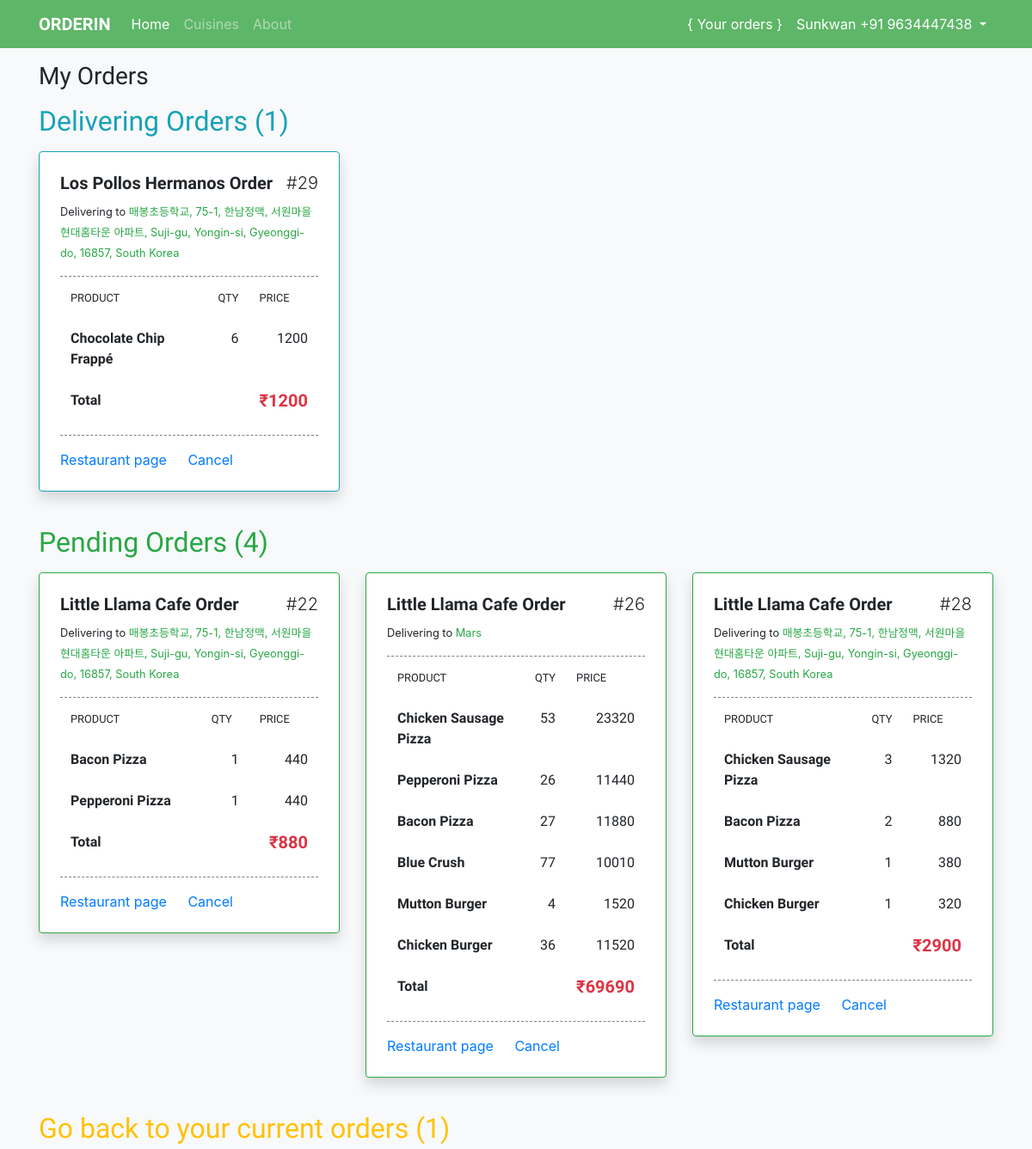
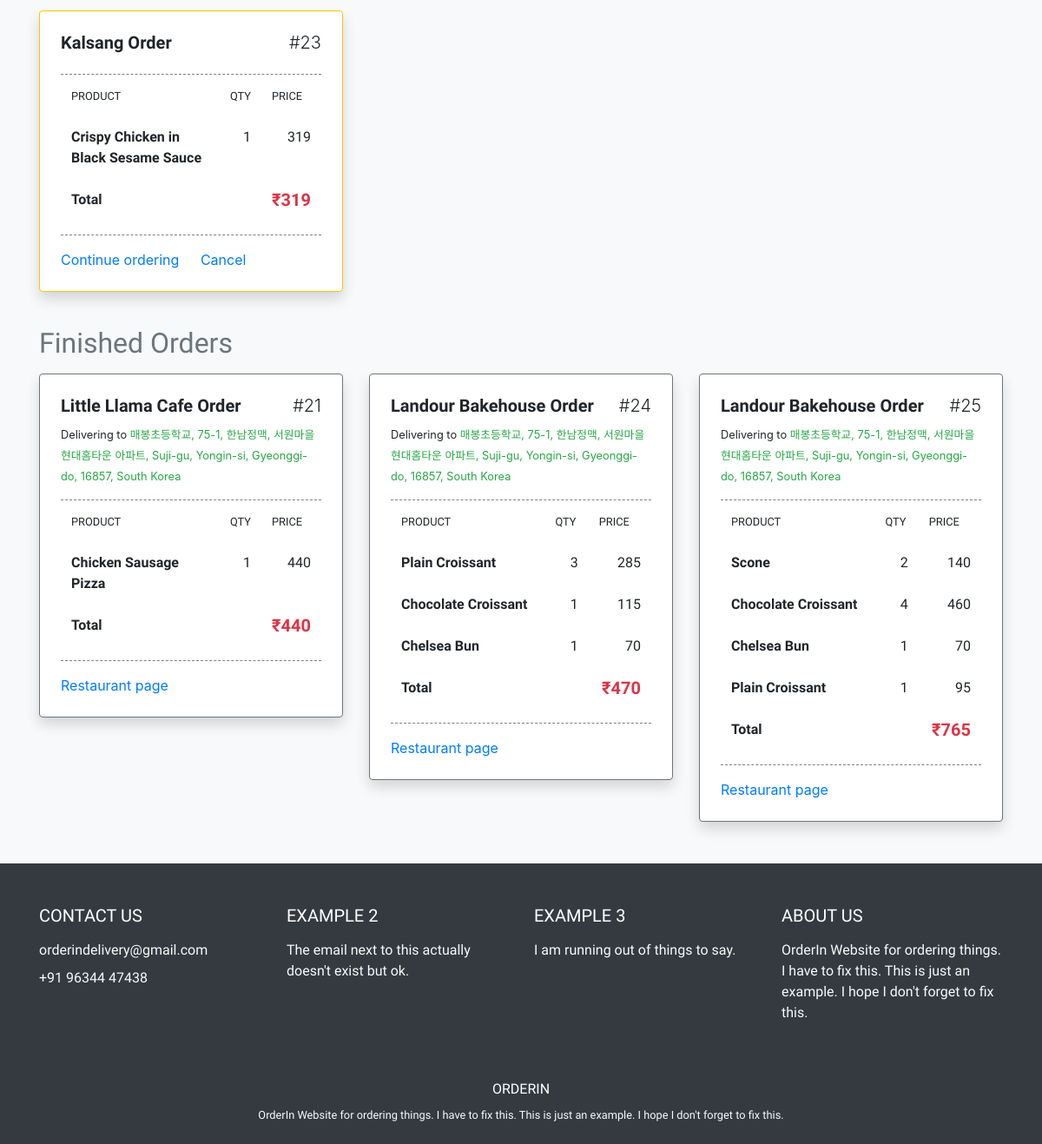
The page /orders (signed in) on the database its author committed (2 pictures, top to bottom).
### food/models.py (models this page shows, shortened)
class Profile(models.Model):
    user = models.OneToOneField(User, on_delete=models.CASCADE)
    location = models.CharField(max_length=64, blank=True)
    phoneNumber = models.CharField(max_length=64, blank=True)
    woodstock = models.BooleanField(default=False, blank=True)
    ownedRestaurant = models.ForeignKey(Restaurant, on_delete=models.CASCADE, related_name='owners', null=True)
    birthDate = models.DateField(null=True, blank=True)

class Order(models.Model):
    user = models.ForeignKey(User, on_delete=models.CASCADE, related_name='orders')
    restaurant = models.ForeignKey(Restaurant, on_delete=models.CASCADE, related_name='orders')
    address = models.CharField(max_length=100, blank=True)
    status = models.IntegerField(default=0)
    orderedTime = models.DateTimeField(null=True)
    confirmedTime = models.DateTimeField(null=True)
    deliveredTime = models.DateTimeField(null=True)
    totalPrice = models.IntegerField(default=0)

class Restaurant(models.Model):
    name = models.CharField(max_length=50)
    nick = models.CharField(max_length=10, blank=True)
    cuisine = models.ManyToManyField(Cuisine, related_name='restaurants')
    description = models.TextField(blank=True)
    phoneNumber = models.CharField(max_length=50, blank=True)
    url = models.URLField(blank=True)
    openTime = models.TimeField(blank=True, null=True)
    closeTime = models.TimeField(blank=True, null=True)

class OrderItem(models.Model):
    orderList = models.ForeignKey(Order, on_delete=models.CASCADE, related_name='items')
    menuItem = models.ForeignKey(MenuItem, on_delete=models.CASCADE, related_name='orders')
    price = models.IntegerField(default=0)
    count = models.IntegerField(default=0)

class MenuItem(models.Model):
    name = models.CharField(max_length=50)
    price = models.IntegerField()
    description = models.TextField(blank=True)
    image = models.ImageField(upload_to='menu_item', blank=True)
    category = models.ForeignKey('Category', on_delete=models.CASCADE, related_name='menu', null=True)
    totalCount = models.IntegerField(default=0)

### food/views.py (the view)
# urls.py: path("orders", views.orders, name='orders'),
def orders(request):
    if not request.user.is_authenticated:
        return HttpResponseRedirect(reverse('login'))
    else:
        context = {
            "choosingOrders": request.user.orders.annotate(num_items=Count('items')).filter(status=0).exclude(num_items=0),
            "pendingOrders": request.user.orders.filter(status=1),
            "deliveringOrders": request.user.orders.filter(status=2),
            "deliveredOrders": request.user.orders.filter(status=3),
            "phoneNumber": request.user.profile.phoneNumber
        }
        return render(request, "food/orders.html", context)

### food/templatetags/food_extra.py (called while the page is built)
@register.filter
def multiply(value, arg):
    return value * arg

### food/templates/food/orders.html (shortened to what this page needs)
{% extends "food/base.html" %}
{% load static %}
{% load food_extra %}
{% block body %}
<h3 class="my-3" id="f1">My Orders</h3>
{% if deliveringOrders %}
  <h2 class="text-info" id="logo">Delivering Orders ({{ deliveringOrders.count }})</h2>
  <div class="row my-3 d-flex flex-nowrap" style="overflow-x: auto; scroll-snap-type: x mandatory;">
    {% for order in deliveringOrders %}
      <div class="col-12 col-lg-4" style="scroll-snap-align: start;">
        <div class="card shadow mb-4 border-info">
          <div class="card-body py-4 px-4" id="order-div">
            <div class="d-flex justify-content-between">
              <h5 class="card-text font-weight-bold f2">{{ order.restaurant.name }} Order</h5>
              <h5 class="font-weight-light">#{{ order.id }}</h5>
            </div>
            <p><small>Delivering to <a href="https://maps.google.com/?q={{ order.address }}" class="text-success" target="_blank">{{ order.address }}</a></small></p>
            <hr class="orderList">
            <table class="table table-borderless f2 mt-n3">
              <thead>
                 <tr class="font-weight-bold">
                   <th scope="col"><small>PRODUCT</small></th>
                   <th scope="col"><small>QTY</small></th>
                   <th scope="col"><small>PRICE</small></th>
                 </tr>
               </thead>
              <tbody id="order-list">
                  {% for item in order.items.all %}
                    <tr id="order-item-{{ item.id }}">
                      <td class="font-weight-bold">{{ item.menuItem.name }}</td>
                      <td class="text-right item-count">{{ item.count }}</td>
                      <td class="text-right item-price">{{ item.menuItem.price|multiply:item.count }}</td>
                    </tr>
                  {% endfor %}
              </tbody>
              <tfoot>
                <tr class="font-weight-bold">
                    <td>Total</td>
                    <td></td>
                    <td class="text-right text-danger"><h5 class=" font-weight-bold" id="f1"><span id="total-price">&#8377;{{ order.totalPrice }}</span></h5></td>
                </tr>
              </tfoot>
            </table>
            <hr class="orderList mt-n2">
            <a href="{% url 'restaurant' order.restaurant.id %}" class="card-link">Restaurant page</a>
            <a href="#" class="card-link">Cancel</a>
          </div>
        </div>
      </div>
    {% endfor %}
  </div>
{% endif %}
{% if pendingOrders %}
  <h2 class="text-success" id="logo">Pending Orders ({{ pendingOrders.count }})</h2>
  <div >
    <div class="row my-3 d-flex flex-nowrap" style="overflow-x: auto; scroll-snap-type: x mandatory;">
      {% for order in pendingOrders %}
        <div class="col-12 col-lg-4" style="scroll-snap-align: start;">
          <div class="card shadow mb-4 border-success">
            <div class="card-body py-4 px-4" id="order-div">
              <div class="d-flex justify-content-between">
                <h5 class="card-text font-weight-bold f2">{{ order.restaurant.name }} Order</h5>
                <h5 class="font-weight-light">#{{ order.id }}</h5>
              </div>
              <p><small>Delivering to <a href="https://maps.google.com/?q={{ order.address }}" class="text-success" target="_blank">{{ order.address }}</a></small></p>
              <hr class="orderList">
              <table class="table table-borderless f2 mt-n3">
                <thead>
                   <tr class="font-weight-bold">
                     <th scope="col"><small>PRODUCT</small></th>
                     <th scope="col"><small>QTY</small></th>
                     <th scope="col"><small>PRICE</small></th>
                   </tr>
                 </thead>
                <tbody id="order-list">
                    {% for item in order.items.all %}
                      <tr id="order-item-{{ item.id }}">
                        <td class="font-weight-bold">{{ item.menuItem.name }}</td>
                        <td class="text-right item-count">{{ item.count }}</td>
                        <td class="text-right item-price">{{ item.menuItem.price|multiply:item.count }}</td>
                      </tr>
                    {% endfor %}
                </tbody>
                <tfoot>
                  <tr class="font-weight-bold">
                      <td>Total</td>
                      <td></td>
                      <td class="text-right text-danger"><h5 class=" font-weight-bold" id="f1"><span id="total-price">&#8377;{{ order.totalPrice }}</span></h5></td>
                  </tr>
                </tfoot>
              </table>
              <hr class="orderList mt-n2">
              <a href="{% url 'restaurant' order.restaurant.id %}" class="card-link">Restaurant page</a>
              <a href="#" class="card-link">Cancel</a>
            </div>
          </div>
        </div>
      {% endfor %}
    </div>
  </div>
{% endif %}
{% if choosingOrders %}
  <h2 class="text-warning" id="logo">Go back to your current orders ({{ choosingOrders.count }})</h2>
  <div class="row my-3 d-flex flex-nowrap" style="overflow-x: auto; scroll-snap-type: x mandatory;">
    {% for order in choosingOrders %}
      <div class="col-12 col-lg-4" style="scroll-snap-align: start;">
        <div class="card shadow mb-4 border-warning">
          <div class="card-body py-4 px-4" id="order-div">
            <div class="d-flex justify-content-between">
              <h5 class="card-text font-weight-bold f2">{{ order.restaurant.name }} Order</h5>
              <h5 class="font-weight-light">#{{ order.id }}</h5>
            </div>
            <hr class="orderList">
            <table class="table table-borderless f2 mt-n3">
              <thead>
                 <tr class="font-weight-bold">
                   <th scope="col"><small>PRODUCT</small></th>
                   <th scope="col"><small>QTY</small></th>
                   <th scope="col"><small>PRICE</small></th>
                 </tr>
               </thead>
              <tbody id="order-list">
                  {% for item in order.items.all %}
                    <tr id="order-item-{{ item.id }}">
                      <td class="font-weight-bold">{{ item.menuItem.name }}</td>
                      <td class="text-right item-count">{{ item.count }}</td>
                      <td class="text-right item-price">{{ item.menuItem.price|multiply:item.count }}</td>
                    </tr>
                  {% endfor %}
              </tbody>
              <tfoot>
                <tr class="font-weight-bold">
                    <td>Total</td>
                    <td></td>
                    <td class="text-right text-danger"><h5 class=" font-weight-bold" id="f1"><span id="total-price">&#8377;{{ order.totalPrice }}</span></h5></td>
                </tr>
              </tfoot>
            </table>
            <hr class="orderList mt-n2">
            <a href="{% url 'restaurant' order.restaurant.id %}" class="card-link">Continue ordering</a>
            <a href="#" class="card-link">Cancel</a>
          </div>
        </div>
      </div>
    {% endfor %}
  </div>
{% endif %}
{% if deliveredOrders %}
  <h2 class="text-secondary" id="logo">Finished Orders</h2>
  <div class="row my-3 d-flex flex-nowrap" style="overflow-x: auto; scroll-snap-type: x mandatory;">
    {% for order in deliveredOrders %}
      <div class="col-12 col-lg-4" style="scroll-snap-align: start;">
        <div class="card shadow mb-4 border-secondary">
          <div class="card-body py-4 px-4" id="order-div">
            <div class="d-flex justify-content-between">
              <h5 class="card-text font-weight-bold f2">{{ order.restaurant.name }} Order</h5>
              <h5 class="font-weight-light">#{{ order.id }}</h5>
            </div>
            <p><small>Delivering to <a href="https://maps.google.com/?q={{ order.address }}" class="text-success" target="_blank">{{ order.address }}</a></small></p>
            <hr class="orderList">
            <table class="table table-borderless f2 mt-n3">
              <thead>
                 <tr class="font-weight-bold">
                   <th scope="col"><small>PRODUCT</small></th>
                   <th scope="col"><small>QTY</small></th>
                   <th scope="col"><small>PRICE</small></th>
                 </tr>
               </thead>
              <tbody id="order-list">
                  {% for item in order.items.all %}
                    <tr id="order-item-{{ item.id }}">
                      <td class="font-weight-bold">{{ item.menuItem.name }}</td>
                      <td class="text-right item-count">{{ item.count }}</td>
                      <td class="text-right item-price">{{ item.menuItem.price|multiply:item.count }}</td>
                    </tr>
                  {% endfor %}
              </tbody>
              <tfoot>
                <tr class="font-weight-bold">
                    <td>Total</td>
                    <td></td>
                    <td class="text-right text-danger"><h5 class=" font-weight-bold" id="f1"><span id="total-price">&#8377;{{ order.totalPrice }}</span></h5></td>
                </tr>
              </tfoot>
            </table>
            <hr class="orderList mt-n2">
            <a href="{% url 'restaurant' order.restaurant.id %}" class="card-link">Restaurant page</a>
          </div>
        </div>
      </div>
    {% endfor %}
  </div>
{% endif %}
{% endblock %}

### food/templates/food/nav.html (shortened to what this page needs)
<nav class="navbar sticky-top navbar-expand-lg navbar-dark" id="navback">
  <div class="container">
  <a class="navbar-brand font-weight-bold" href="{% url 'index' %}" id="logo">ORDERIN</a>
  <div class="collapse navbar-collapse" id="navbarSupportedContent">
    <ul class="navbar-nav mr-auto">
      <li class="nav-item active">
        <a class="nav-link" href="{% url 'index' %}">Home  <span class="sr-only">(current)</span></a>
      </li>
      <li class="nav-item">
        <a class="nav-link" href="{% url 'cuisines' %}">Cuisines</a>
      </li>
      <li class="nav-item">
        <a class="nav-link" href="{% url 'about' %}">About</a>
      </li>
    </ul>
    {% if request.user.is_authenticated %}
    <ul class="navbar-nav ml-auto">
      <li class="nav-item">
        <a class="nav-link text-white" href="{% url 'orders' %}">{ Your orders }</a>
      </li>
      <li class="nav-item dropdown">
        <a class="nav-link dropdown-toggle text-white" href="#" id="navbarDropdown" role="button" data-toggle="dropdown" aria-haspopup="true" aria-expanded="false">
          {{ user.username|title }} {% if user.profile.phoneNumber %}+91 {{ user.profile.phoneNumber }}{% else %}<span class="badge badge-light">1</span>{% endif %}
        </a>
      </li>
    </ul>
    {% else %}
    <a class="btn btn-outline-light border-0 my-2 my-sm-0 mx-0 mx-md-2 d-block" href="{% url 'login' %}">Login</a>
    <a class="btn btn-outline-light my-2 my-sm-0 d-block" href="{% url 'register' %}">Register</a>
    {% endif %}
  </div>
  </div>
</nav>

### static/food/index.css (style rules this page uses)
#logo { font-family: 'Roboto Condensed', sans-serif; }
#navback { background-color: #5EB668 !important; }
#f1 { font-family: 'Nanum Gothic', sans-serif; }
.f2 { font-family: 'Raleway', sans-serif; }
.orderList { border-top: 1px dashed grey; }

### rows shown on the page
Order: restaurant.name "Los Pollos Hermanos", id "29", address "매봉초등학교, 75-1, 한남정맥, 서원마을 현대홈타운 아파트, Suji-gu, Yongin-si, Gyeonggi-do, 16857, South Korea", totalPrice "1200"
OrderItem: menuItem.name "Chocolate Chip Frappé", count "6", menuItem.price|multiply "1200"
Order: restaurant.name "Little Llama Cafe", id "22", address "매봉초등학교, 75-1, 한남정맥, 서원마을 현대홈타운 아파트, Suji-gu, Yongin-si, Gyeonggi-do, 16857, South Korea", totalPrice "880"
OrderItem: menuItem.name "Bacon Pizza", count "1", menuItem.price|multiply "440"
OrderItem: menuItem.name "Pepperoni Pizza", count "1", menuItem.price|multiply "440"
Order: restaurant.name "Little Llama Cafe", id "26", address "Mars", totalPrice "69690"
OrderItem: menuItem.name "Chicken Sausage Pizza", count "53", menuItem.price|multiply "23320"
OrderItem: menuItem.name "Pepperoni Pizza", count "26", menuItem.price|multiply "11440"
OrderItem: menuItem.name "Bacon Pizza", count "27", menuItem.price|multiply "11880"
OrderItem: menuItem.name "Blue Crush", count "77", menuItem.price|multiply "10010"
OrderItem: menuItem.name "Mutton Burger", count "4", menuItem.price|multiply "1520"
OrderItem: menuItem.name "Chicken Burger", count "36", menuItem.price|multiply "11520"
Order: restaurant.name "Little Llama Cafe", id "28", address "매봉초등학교, 75-1, 한남정맥, 서원마을 현대홈타운 아파트, Suji-gu, Yongin-si, Gyeonggi-do, 16857, South Korea", totalPrice "2900"
OrderItem: menuItem.name "Chicken Sausage Pizza", count "3", menuItem.price|multiply "1320"
OrderItem: menuItem.name "Bacon Pizza", count "2", menuItem.price|multiply "880"
OrderItem: menuItem.name "Mutton Burger", count "1", menuItem.price|multiply "380"
OrderItem: menuItem.name "Chicken Burger", count "1", menuItem.price|multiply "320"
Order: restaurant.name "Kalsang", id "23", totalPrice "319"
OrderItem: menuItem.name "Crispy Chicken in Black Sesame Sauce", count "1", menuItem.price|multiply "319"
Order: restaurant.name "Little Llama Cafe", id "21", address "매봉초등학교, 75-1, 한남정맥, 서원마을 현대홈타운 아파트, Suji-gu, Yongin-si, Gyeonggi-do, 16857, South Korea", totalPrice "440"
OrderItem: menuItem.name "Chicken Sausage Pizza", count "1", menuItem.price|multiply "440"
Order: restaurant.name "Landour Bakehouse", id "24", address "매봉초등학교, 75-1, 한남정맥, 서원마을 현대홈타운 아파트, Suji-gu, Yongin-si, Gyeonggi-do, 16857, South Korea", totalPrice "470"
OrderItem: menuItem.name "Plain Croissant", count "3", menuItem.price|multiply "285"
OrderItem: menuItem.name "Chocolate Croissant", count "1", menuItem.price|multiply "115"
OrderItem: menuItem.name "Chelsea Bun", count "1", menuItem.price|multiply "70"
Order: restaurant.name "Landour Bakehouse", id "25", address "매봉초등학교, 75-1, 한남정맥, 서원마을 현대홈타운 아파트, Suji-gu, Yongin-si, Gyeonggi-do, 16857, South Korea", totalPrice "765"
OrderItem: menuItem.name "Scone", count "2", menuItem.price|multiply "140"
OrderItem: menuItem.name "Chocolate Croissant", count "4", menuItem.price|multiply "460"
OrderItem: menuItem.name "Chelsea Bun", count "1", menuItem.price|multiply "70"
OrderItem: menuItem.name "Plain Croissant", count "1", menuItem.price|multiply "95"

### other values the page prints
{{ user.username|title }} "Sunkwan"
{{ user.profile.phoneNumber }} "9634447438"
{{ deliveringOrders.count }} "1"
{{ pendingOrders.count }} "4"
{{ choosingOrders.count }} "1"
